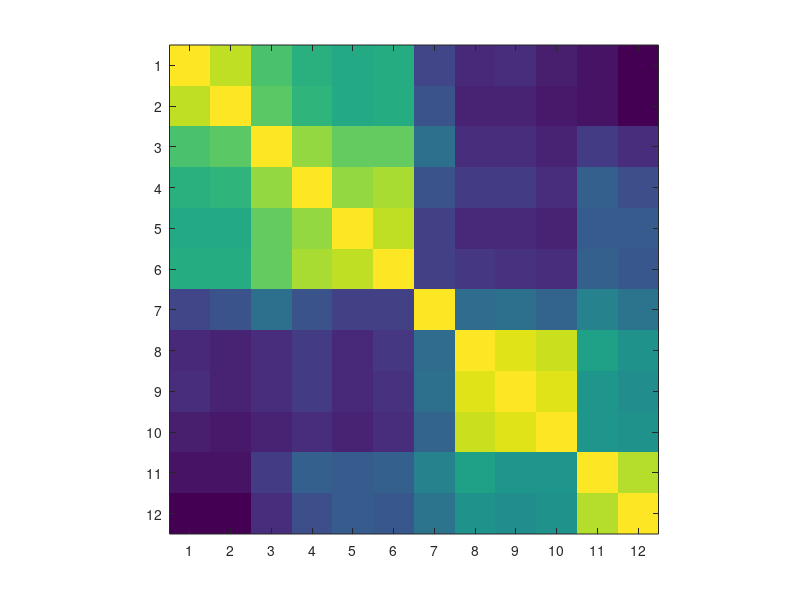

Write MATLAB code to recreate this figure. (Note: this script raises an error after producing the figure.)
%% vnc t1 motor neuron similarity matrix PRIMARY BRANCHES only
% starting with csv export of CATMAID neuron similarity results gives NBLAST scores as a
% matrix with skeleton ID headers. This matrix has left, right ("flippped" mixed). 
% Scores and header separated
load('lrT1primNblast.mat');

% JMS's pymaid script was used to get names, bundles corresponding to these skeleton IDs in the
% transformed into template project
load('lrT1primNblastNames.mat');
load('lrT1primNblastLUT.mat');

%% Just left T1mns, now broken up by nerve

% Hierarchical clustering with single linkage was performed on similarity 
% scores for motor neurons of each peripheral nerve using the SciPy Python 
% package by JMS

% ln: main leg nerve, an: accessory leg nerve, vn: ventral nerve, dn: dorsal nerve

% load('ln_lsingleHcT1primOrder.mat')
% hcOrder = ln_lsingleHcT1primOrder';
% nnames = ln_lsingleHcT1primOrder';

load('an_lsingleHcT1primOrder.mat')
hcOrder = an_lsingleHcT1primOrder';
nnames = an_lsingleHcT1primOrder';

% load('vn_lsingleHcT1primOrder.mat')
% hcOrder = vn_lsingleHcT1primOrder';
% nnames = vn_lsingleHcT1primOrder';

% load('dn_lsingleHcT1primOrder.mat')
% hcOrder = dn_lsingleHcT1primOrder';
% nnames = dn_lsingleHcT1primOrder';


[Lia,Locb] = ismember(hcOrder,lrT1primNblastNames);

% build matrix sorted by hc order
rM = [];

for i = 1:size(Locb,1)
       
        for j = 1:size(Locb,1)
        rM(i,j) = lrT1primNblast(Locb(i),Locb(j));
        
        end
    
end

% for labels by bundle in hierarch order
bLables = [];

for i = 1:size(Locb,1)
    
     bLables{i,1} = lrT1primNblastLUT{Locb(i),4};
     
end

%% plot with imagesc

figure;h = imagesc(rM);
axis square
% set(gca, 'CLim', [-1, 1]);


ax = gca;
%// adjust position of ticks
set(ax,'XTick', (1:size(rM,2)) )
set(ax,'YTick', (1:size(rM,1)) )
ax.TickLength = [0 0]
%// set labels
set(ax,'XTickLabel',bLables)
xtickangle(90)
set(ax,'YTickLabel',nnames)
colorbar('location','EastOutside');
% title('left T1 MN clusters (by main branch)');
% title('left T1 leg nerve MN clusters (by primary neurite; Single linkage)');
title('left T1 acc leg nerve MN clusters (by primary neurite; Single linkage)');
% title('left T1 ventral nerve MN clusters (by primary neurite; Single linkage)');
% title('left T1 dorsal nerve MN clusters (by primary neurite; Single linkage)');
    
set(gcf,'renderer','painters');
